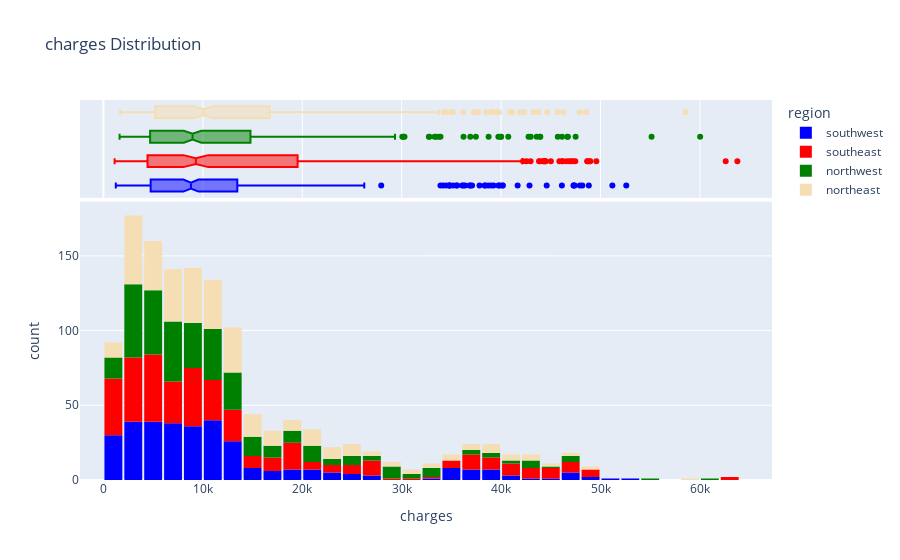

Notebook code cell kept with this figure:
### Code cell
fig = px.histogram(df, 
            x='charges', 
            marginal='box', #this will plot Box plot
            color='region',
            color_discrete_sequence=['blue', 'red','green', 'wheat'],
            title='charges Distribution')
fig.update_layout(bargap = 0.1)
fig.show()

### Figure 1 — Plotly figure (JSON) as saved in the notebook; plotly's stock layout.template omitted (floating-point values rounded to 4 significant figures; data arrays with more than 128 entries replaced by an {"elided": "..."} marker saying what was removed)
{"data": [{"alignmentgroup": "True", "bingroup": "x", "hovertemplate": "region=southwest<br>charges=%{x}<br>count=%{y}<extra></extra>", "legendgroup": "southwest", "marker": {"color": "blue", "pattern": {"shape": ""}}, "name": "southwest", "offsetgroup": "southwest", "orientation": "v", "showlegend": true, "type": "histogram", "x": {"elided": "325 float values"}, "xaxis": "x", "yaxis": "y"}, {"alignmentgroup": "True", "hovertemplate": "region=southwest<br>charges=%{x}<extra></extra>", "legendgroup": "southwest", "marker": {"color": "blue"}, "name": "southwest", "notched": true, "offsetgroup": "southwest", "showlegend": false, "type": "box", "x": {"elided": "325 float values"}, "xaxis": "x2", "yaxis": "y2"}, {"alignmentgroup": "True", "bingroup": "x", "hovertemplate": "region=southeast<br>charges=%{x}<br>count=%{y}<extra></extra>", "legendgroup": "southeast", "marker": {"color": "red", "pattern": {"shape": ""}}, "name": "southeast", "offsetgroup": "southeast", "orientation": "v", "showlegend": true, "type": "histogram", "x": {"elided": "364 float values"}, "xaxis": "x", "yaxis": "y"}, {"alignmentgroup": "True", "hovertemplate": "region=southeast<br>charges=%{x}<extra></extra>", "legendgroup": "southeast", "marker": {"color": "red"}, "name": "southeast", "notched": true, "offsetgroup": "southeast", "showlegend": false, "type": "box", "x": {"elided": "364 float values"}, "xaxis": "x2", "yaxis": "y2"}, {"alignmentgroup": "True", "bingroup": "x", "hovertemplate": "region=northwest<br>charges=%{x}<br>count=%{y}<extra></extra>", "legendgroup": "northwest", "marker": {"color": "green", "pattern": {"shape": ""}}, "name": "northwest", "offsetgroup": "northwest", "orientation": "v", "showlegend": true, "type": "histogram", "x": {"elided": "325 float values"}, "xaxis": "x", "yaxis": "y"}, {"alignmentgroup": "True", "hovertemplate": "region=northwest<br>charges=%{x}<extra></extra>", "legendgroup": "northwest", "marker": {"color": "green"}, "name": "northwest", "notched": true, "offsetgroup": "northwest", "showlegend": false, "type": "box", "x": {"elided": "325 float values"}, "xaxis": "x2", "yaxis": "y2"}, {"alignmentgroup": "True", "bingroup": "x", "hovertemplate": "region=northeast<br>charges=%{x}<br>count=%{y}<extra></extra>", "legendgroup": "northeast", "marker": {"color": "wheat", "pattern": {"shape": ""}}, "name": "northeast", "offsetgroup": "northeast", "orientation": "v", "showlegend": true, "type": "histogram", "x": {"elided": "324 float values"}, "xaxis": "x", "yaxis": "y"}, {"alignmentgroup": "True", "hovertemplate": "region=northeast<br>charges=%{x}<extra></extra>", "legendgroup": "northeast", "marker": {"color": "wheat"}, "name": "northeast", "notched": true, "offsetgroup": "northeast", "showlegend": false, "type": "box", "x": {"elided": "324 float values"}, "xaxis": "x2", "yaxis": "y2"}], "layout": {"bargap": 0.1, "barmode": "relative", "legend": {"title": {"text": "region"}, "tracegroupgap": 0}, "title": {"text": "charges Distribution"}, "xaxis": {"anchor": "y", "domain": [0, 1], "title": {"text": "charges"}}, "xaxis2": {"anchor": "y2", "domain": [0, 1], "matches": "x", "showgrid": true, "showticklabels": false}, "yaxis": {"anchor": "x", "domain": [0, 0.7326], "title": {"text": "count"}}, "yaxis2": {"anchor": "x2", "domain": [0.7426, 1], "matches": "y2", "showgrid": false, "showline": false, "showticklabels": false, "ticks": ""}}}
